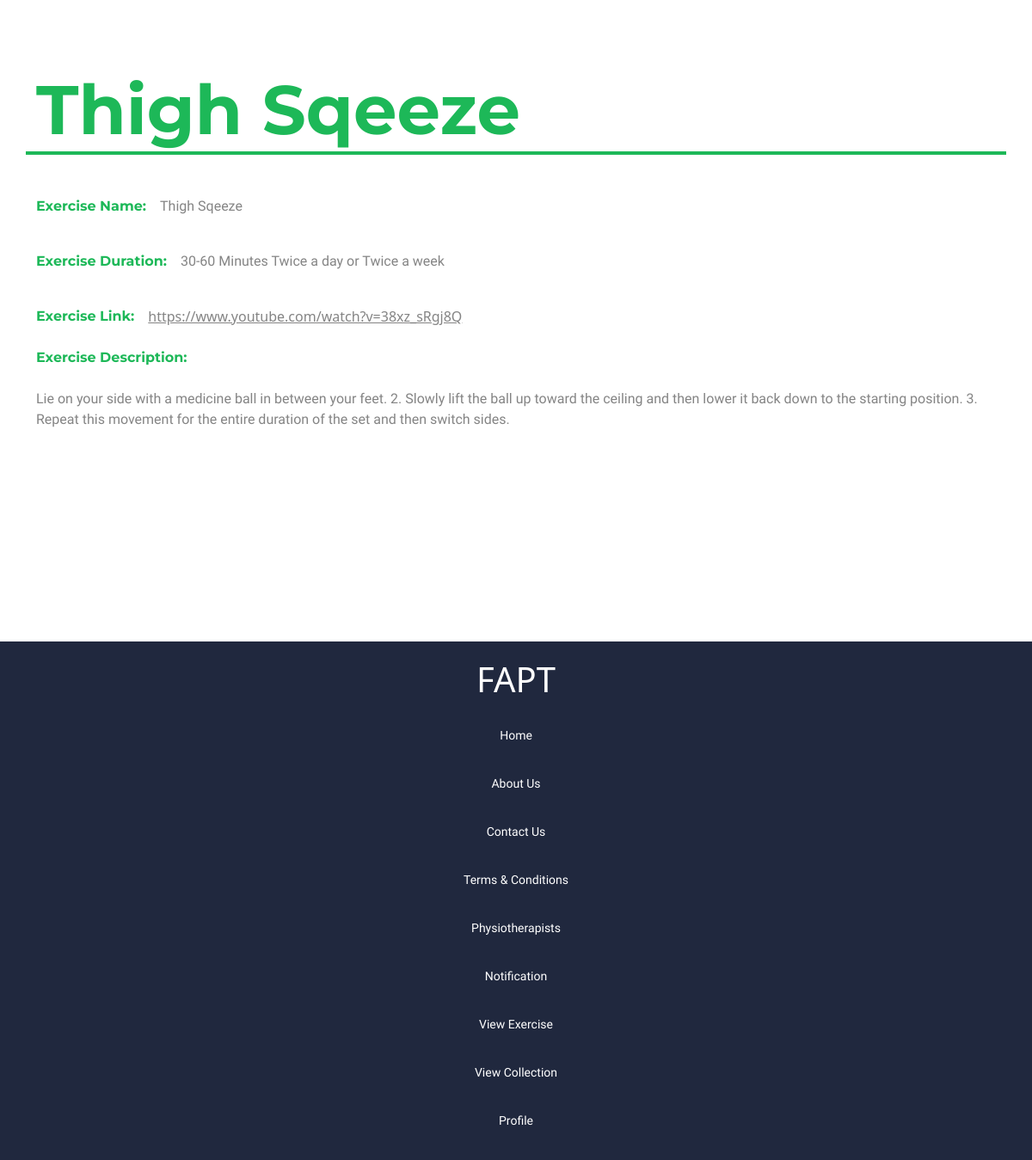
The app's page /UserPanel/collection-view.php?view=22 (signed in) with its own data.
### UserPanel/collection-view.php (the view, shortened to what this page needs)
<?php
include("../db/conn.php");
if(isset($_GET['view'])){
    $id = $_GET['view'];
    $result = mysqli_query($con, "SELECT * FROM `saved-exercise` WHERE `Save_id` = '$id'");
    $resultCheck = mysqli_fetch_array($result);
}
?>
<!DOCTYPE html>
<html lang="en">
<head>
    <link href="https://cdn.jsdelivr.net/npm/bootstrap@5.2.0/dist/css/bootstrap.min.css" rel="stylesheet">
    <link rel="stylesheet" href="./patientStyle/patient.css">
</head>
<body>
    <section class="Exercise-info">
        <div class="container">
            <div class="row">
                <h1 class="Exercise-info-header mb-5"><?php echo $resultCheck['Save_exercise_name']; ?></h1>
                <div class="Exercise-content mb-4">
                    <label for="" class="Exercise-asset">Exercise Name: </label><p class="profile ms-3"> <?php echo $resultCheck['Save_exercise_name']; ?>  </p>
                </div>
                <div class="Exercise-content mb-4">
                    <label for="" class="Exercise-asset">Exercise Duration: </label><p class="profile ms-3">
                        <?php echo $resultCheck['Save_exercise_duration']; ?>
                    </p>
                </div>
                <div class="Exercise-content mb-4">
                    <label for="" class="Exercise-asset">Exercise Link: </label> <a href="<?php echo $resultCheck['Save_exercise_link']; ?>" class="link profile ms-3" target="_blank"><?php echo $resultCheck['Save_exercise_link']; ?></a>
                </div>
                <div class="Exercise-content mb-4">
                    <label for="" class="Exercise-asset">Exercise Description: </label>
                </div>
                <br><p class="exercise-description"> <?php echo $resultCheck['Save_exercise_description']; ?> </p>
            </div>
        </div>
    </section>
    <footer class="footer">
        <div class="container">
            <div class="row">
                <div class="col-12 col-xxl-2">
                    <div class="footer-navigation-logo text-center text-xxl-start">
                        <h1 class="footer-logo">FAPT</h1>
                    </div>
                </div>
                <div class="col-12 col-xxl-10">
                    <div class="footer-nav-select">
                        <div class="footer-navigation-menu text-center text-xxl-center mt-xl-2 mt-0">
                            <a href="./home.php">Home</a>
                            <a href="./about-us.php">About Us</a>
                            <a href="./contact-us.php">Contact Us</a>
                            <a href="./termsandconditions.php">Terms & Conditions</a>
                            <a href="./physiotherapist-view.php">Physiotherapists</a>
                            <a href="./notification-view.php">Notification</a>
                            <a href="./patient-view-exercise.php">View Exercise</a>
                            <a href="./patient-view-collection.php">View Collection</a>
                            <a href="./patient-profile.php">Profile</a>
                        </div>
                    </div>
                </div>
            </div>
        </div>
    </footer>
</body>
</html>

### UserPanel/patientStyle/patient.css (style rules this page uses)
p { color: #6d6c6cd6; font-family: 'Work Sans', sans-serif; font-size: 16px; }
.profile { max-width: 450px; }
.link { color: #6d6c6cd6; }

### UserPanel/collection-view.php (style rules this page uses)
.footer-navigation-menu a { font-size: 14px; padding: 15px 10px; text-decoration: none; font-family: 'Work Sans', sans-serif; color: #fff; }
.footer { position: absolute; margin:80px 0px; width:100%; padding:20px 0px; background: #20283E; }
.footer-logo { color:white; }
@media (max-width: 1214px) { .footer { margin-top: 150px; } }
@media (max-width: 1200px) { .footer .footer-navigation-menu { display: flex; flex-direction: column; gap: 5px; } }
.Exercise-info { padding: 80px 10px 80px 10px; width: 100%; }
.Exercise-info-header { color: rgb(29, 184, 88); font-family: 'Montserrat', sans-serif; font-size: 80px; font-weight: bold; border-bottom: 4px solid rgb(29, 184, 88); }
.Exercise-asset { color: rgb(29, 184, 88); font-family: 'Montserrat', sans-serif; font-size: 16px; font-weight: bold; }
.Exercise-content { display: flex; }
.exercise-description { color: #6d6c6cd6; font-family: 'Work Sans', sans-serif; width:100%; font-size: 16px; }

### records on screen
saved-exercise: Save_exercise_name "Thigh Sqeeze", Save_exercise_duration "30-60 Minutes Twice a day or Twice a week", Save_exercise_link "https://www.youtube.com/watch?v=38xz_sRgj8Q", Save_exercise_description "Lie on your side with a medicine ball in between your feet. 2. Slowly lift the ball up toward the ceiling and then lower it back down to the starting position. 3. Repeat this movement for the entire duration of the set and then switch sides."
